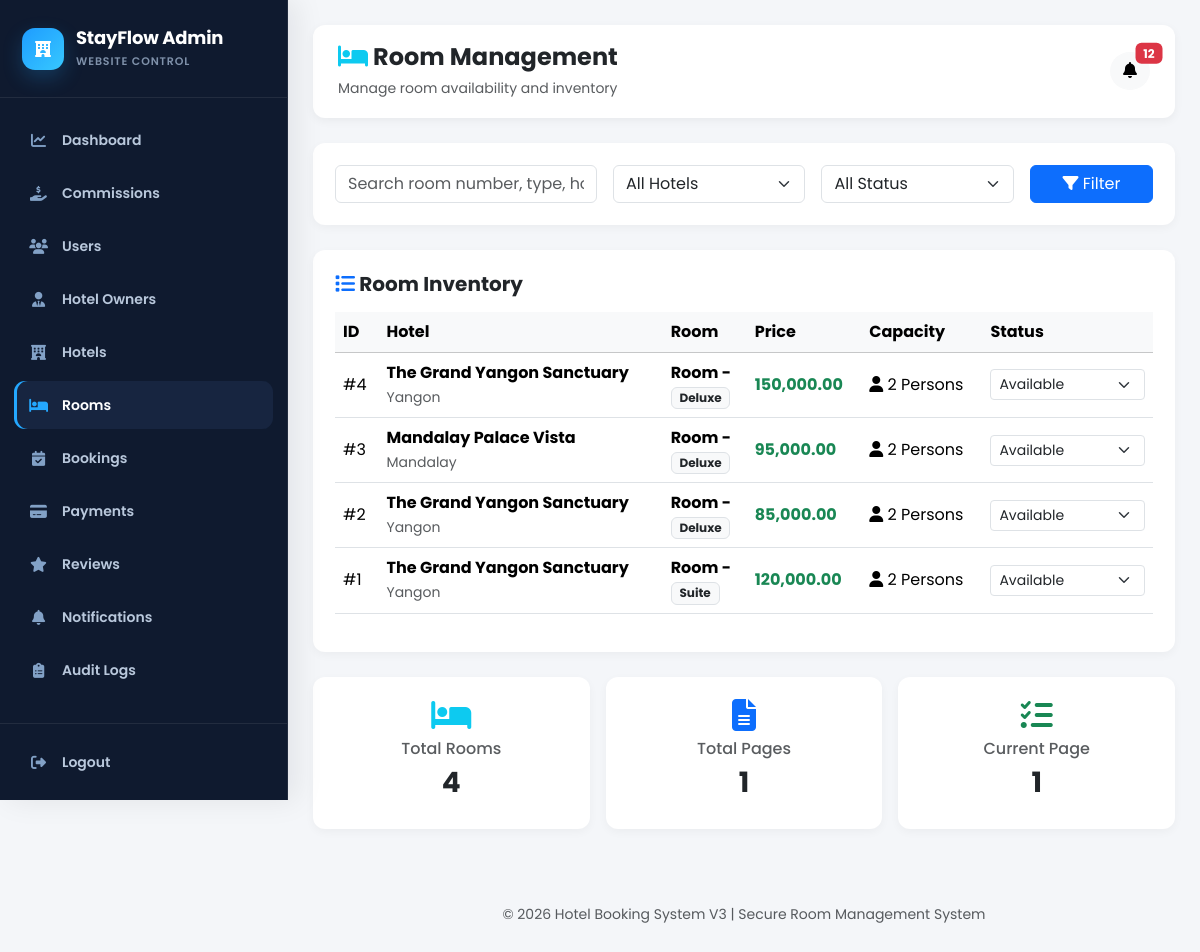
The app's page /admin/rooms.php (signed in), older data.
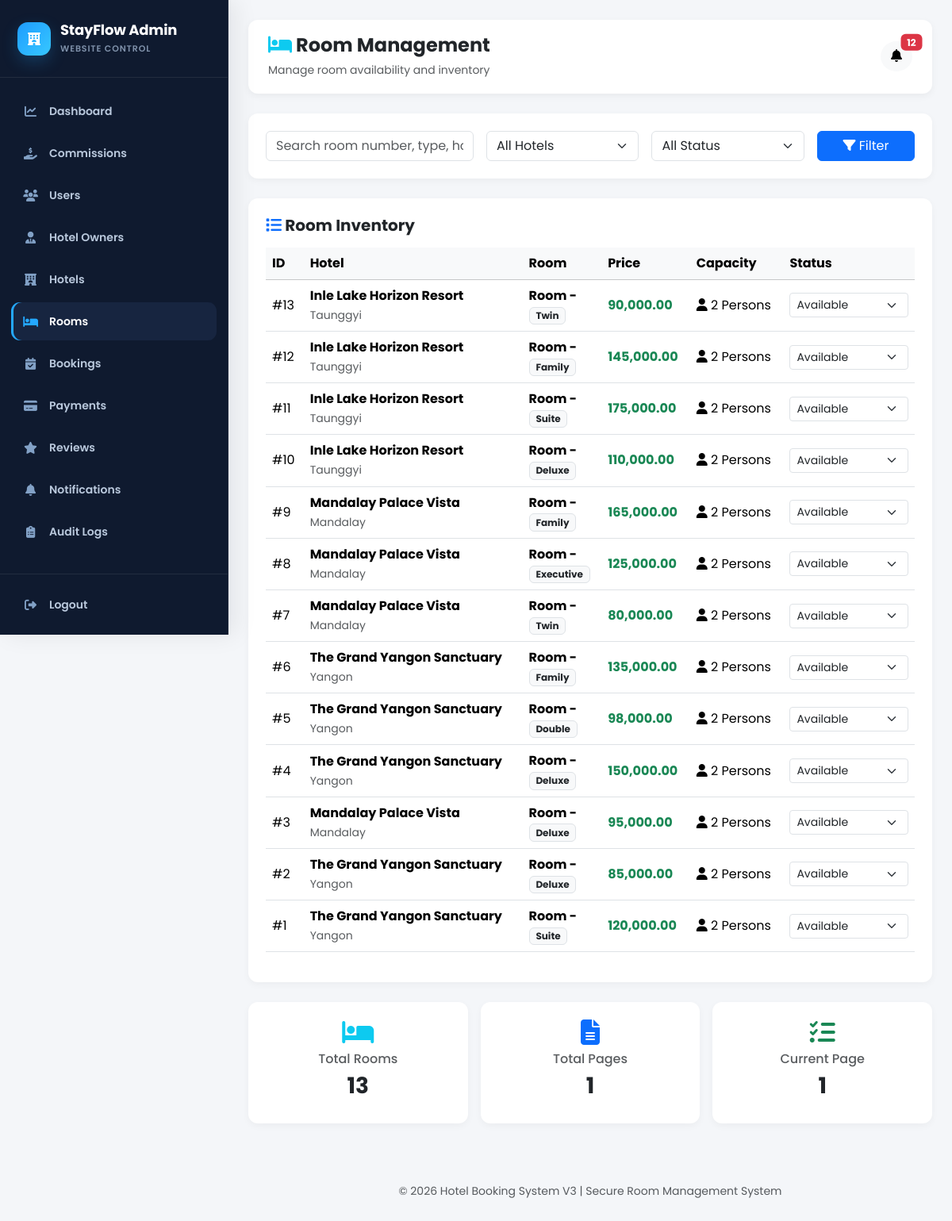
The same page, newer data.
### tables this page shows
CREATE TABLE `rooms` (
  `room_id` int(11) NOT NULL,
  `hotel_id` int(11) NOT NULL,
  `room_name` varchar(150) NOT NULL,
  `room_type` enum('Single','Double','Twin','Triple','Deluxe','Suite','Family','Executive') NOT NULL,
  `room_description` text DEFAULT NULL,
  `bed_type` enum('Single Bed','Double Bed','Queen Bed','King Bed','Twin Bed','Mixed') NOT NULL,
  `room_size` decimal(6,2) DEFAULT NULL,
  `room_size_unit` enum('sqm','sqft') DEFAULT 'sqm',
  `floor_no` int(11) DEFAULT NULL,
  `total_rooms` int(11) NOT NULL DEFAULT 1,
  `max_adults` int(11) NOT NULL DEFAULT 2,
  `max_children` int(11) NOT NULL DEFAULT 0,
  `base_price` decimal(12,2) NOT NULL,
  `extra_bed_price` decimal(12,2) DEFAULT 0.00,
  `breakfast_included` tinyint(1) DEFAULT 0,
  `free_cancellation` tinyint(1) DEFAULT 1,
  `smoking_allowed` tinyint(1) DEFAULT 0,
  `room_status` enum('available','maintenance','inactive') DEFAULT 'available',
  `created_at` timestamp NOT NULL DEFAULT current_timestamp(),
  `updated_at` timestamp NOT NULL DEFAULT current_timestamp() ON UPDATE current_timestamp()
);

CREATE TABLE `hotels` (
  `hotel_id` int(11) NOT NULL,
  `owner_id` int(11) NOT NULL,
  `hotel_name` varchar(150) NOT NULL,
  `description` text DEFAULT NULL,
  `address` text NOT NULL,
  `city` varchar(100) DEFAULT NULL,
  `state` varchar(100) DEFAULT NULL,
  `country` varchar(100) DEFAULT NULL,
  `postal_code` varchar(20) DEFAULT NULL,
  `latitude` decimal(10,8) DEFAULT NULL,
  `longitude` decimal(11,8) DEFAULT NULL,
  `hotel_phone` varchar(30) DEFAULT NULL,
  `hotel_email` varchar(150) DEFAULT NULL,
  `website` varchar(255) DEFAULT NULL,
  `star_rating` decimal(2,1) DEFAULT 0.0,
  `check_in_time` time DEFAULT '14:00:00',
  `check_out_time` time DEFAULT '12:00:00',
  `status` enum('pending','approved','rejected','inactive') DEFAULT 'pending',
  `created_at` timestamp NOT NULL DEFAULT current_timestamp(),
  `updated_at` timestamp NOT NULL DEFAULT current_timestamp() ON UPDATE current_timestamp()
);

### admin/rooms.php (the view, shortened to what the changed rows need)
<?php
require_once '../config/config.php';
$params = [];
$types = "";
$where_sql = "";
$limit = 20;
$page =
intval(
    $_GET['page'] ?? 1
);
$offset =
($page-1)*$limit;
$count_sql = "
SELECT COUNT(*) total
FROM rooms r
LEFT JOIN hotels h
ON r.hotel_id=h.hotel_id
$where_sql
";
$count_stmt =
mysqli_prepare(
    $conn,
    $count_sql
);
mysqli_stmt_execute(
    $count_stmt
);
$count_result =
mysqli_stmt_get_result(
    $count_stmt
);
$total_records =
mysqli_fetch_assoc(
    $count_result
)['total'] ?? 0;
$sql = "
SELECT
r.*,
h.hotel_name,
h.city
FROM rooms r
LEFT JOIN hotels h
ON r.hotel_id=h.hotel_id
$where_sql
ORDER BY r.room_id DESC
LIMIT ? OFFSET ?
";
$stmt =
mysqli_prepare(
    $conn,
    $sql
);
$params[]=$limit;
$params[]=$offset;
$types .= "ii";
mysqli_stmt_bind_param(
    $stmt,
    $types,
    ...$params
);
mysqli_stmt_execute(
    $stmt
);
$rooms_query =
mysqli_stmt_get_result(
    $stmt
);
?>
<!DOCTYPE html>
<html lang="en">
<head>
<link href="https://cdn.jsdelivr.net/npm/bootstrap@5.3.2/dist/css/bootstrap.min.css" rel="stylesheet">
<link href="https://cdnjs.cloudflare.com/ajax/libs/font-awesome/6.5.1/css/all.min.css" rel="stylesheet">
<link rel="stylesheet" href="../assets/css/admin-sidebar.css?v=2">
</head>
<body>
<div class="wrapper">
<?php include __DIR__ . '/../includes/admin_sidebar.php'; ?>
<main class="main-content">
<div class="card-box">
<div class="table-responsive">
<table class="table table-hover align-middle">
<thead class="table-light">
<tr>
<th>ID</th>
<th>Hotel</th>
<th>Room</th>
<th>Price</th>
<th>Capacity</th>
<th>Status</th>
</tr>
</thead>
<tbody>
<?php if($rooms_query && mysqli_num_rows($rooms_query)>0): ?>
<?php while($room=mysqli_fetch_assoc($rooms_query)): ?>
<?php
$price =
$room['base_price']
??
$room['price_per_night']
??
$room['price']
??
0;
$status =
$room['status']
??
'available';
?>
<tr>
<td>
#<?=$room['room_id']?>
</td>
<td>
<strong>
<?=htmlspecialchars($room['hotel_name'] ?? 'Unassigned')?>
</strong>
<br>
<small class="text-muted">
<?=htmlspecialchars($room['city'] ?? '-')?>
</small>
</td>
<td>
<strong>
Room <?=htmlspecialchars($room['room_number'] ?? '-')?>
</strong>
<br>
<span class="badge bg-light text-dark border room-type">
<?=htmlspecialchars($room['room_type'] ?? 'Standard')?>
</span>
</td>
<td>
<span class="text-success fw-bold">
<?=number_format($price,2)?>
</span>
</td>
<td>
<i class="fa-solid fa-user"></i>
<?=
$room['max_occupancy']
??
$room['capacity']
??
2
?>
Persons
</td>
<td>
<form method="POST"
onsubmit="return confirm('Update room status?');">
<select name="status"
class="form-select form-select-sm"
onchange="this.form.submit()">
<option value="available"
<?=$status=="available"?'selected':''?>>
Available
</option>
</select>
</form>
</td>
</tr>
<?php endwhile; ?>
<?php endif; ?>
</tbody>
</table>
</div>
</div>
<div class="row g-3 mb-4">
<div class="col-md-4">
<div class="card-box text-center">
<i class="fa-solid fa-bed fa-2x text-info mb-2"></i>
<h6 class="text-muted">
Total Rooms
</h6>
<h3 class="fw-bold">
<?=number_format($total_records)?>
</h3>
</div>
</div>
</div>
</main>
</div>
</body>
</html>

### includes/admin_sidebar.php (shortened to what the changed rows need)
<?php
$adminCurrentPage = basename($_SERVER['PHP_SELF'] ?? 'dashboard.php');
$adminNavItems = [
    ['file' => 'dashboard.php', 'label' => 'Dashboard', 'icon' => 'fa-chart-line'],
    ['file' => 'manage_commissions.php', 'label' => 'Commissions', 'icon' => 'fa-hand-holding-dollar'],
    ['file' => 'users.php', 'label' => 'Users', 'icon' => 'fa-users'],
    ['file' => 'owners.php', 'label' => 'Hotel Owners', 'icon' => 'fa-user-tie'],
    ['file' => 'hotels.php', 'label' => 'Hotels', 'icon' => 'fa-hotel'],
    ['file' => 'rooms.php', 'label' => 'Rooms', 'icon' => 'fa-bed'],
    ['file' => 'bookings.php', 'label' => 'Bookings', 'icon' => 'fa-calendar-check'],
    ['file' => 'payments.php', 'label' => 'Payments', 'icon' => 'fa-credit-card'],
    ['file' => 'reviews.php', 'label' => 'Reviews', 'icon' => 'fa-star'],
    ['file' => 'notifications.php', 'label' => 'Notifications', 'icon' => 'fa-bell'],
    ['file' => 'audit_logs.php', 'label' => 'Audit Logs', 'icon' => 'fa-clipboard-list'],
];
?>
<aside class="sidebar admin-shared-sidebar" aria-label="Admin navigation">
    <nav class="admin-sidebar-nav">
        <?php foreach ($adminNavItems as $item): ?>
            <?php $isActive = $adminCurrentPage === $item['file']; ?>
            <a class="admin-sidebar-link<?= $isActive ? ' active' : '' ?>" href="<?= htmlspecialchars($item['file']) ?>"<?= $isActive ? ' aria-current="page"' : '' ?>>
                <i class="fa-solid <?= htmlspecialchars($item['icon']) ?>"></i>
                <span><?= htmlspecialchars($item['label']) ?></span>
            </a>
        <?php endforeach; ?>
    </nav>
</aside>

Row changes from the older to the newer data that the page shows:
added rooms: room_id "13", hotel.hotel_name "Inle Lake Horizon Resort", hotel.city "Taunggyi", room_number "-", room_type "Twin", base_price "90,000.00", max_occupancy "2", status "Available"
added rooms: room_id "12", hotel.hotel_name "Inle Lake Horizon Resort", hotel.city "Taunggyi", room_number "-", room_type "Family", base_price "145,000.00", max_occupancy "2", status "Available"
added rooms: room_id "11", hotel.hotel_name "Inle Lake Horizon Resort", hotel.city "Taunggyi", room_number "-", room_type "Suite", base_price "175,000.00", max_occupancy "2", status "Available"
added rooms: room_id "10", hotel.hotel_name "Inle Lake Horizon Resort", hotel.city "Taunggyi", room_number "-", room_type "Deluxe", base_price "110,000.00", max_occupancy "2", status "Available"
added rooms: room_id "9", hotel.hotel_name "Mandalay Palace Vista", hotel.city "Mandalay", room_number "-", room_type "Family", base_price "165,000.00", max_occupancy "2", status "Available"
added rooms: room_id "8", hotel.hotel_name "Mandalay Palace Vista", hotel.city "Mandalay", room_number "-", room_type "Executive", base_price "125,000.00", max_occupancy "2", status "Available"
added rooms: room_id "7", hotel.hotel_name "Mandalay Palace Vista", hotel.city "Mandalay", room_number "-", room_type "Twin", base_price "80,000.00", max_occupancy "2", status "Available"
added rooms: room_id "6", hotel.hotel_name "The Grand Yangon Sanctuary", hotel.city "Yangon", room_number "-", room_type "Family", base_price "135,000.00", max_occupancy "2", status "Available"
added rooms: room_id "5", hotel.hotel_name "The Grand Yangon Sanctuary", hotel.city "Yangon", room_number "-", room_type "Double", base_price "98,000.00", max_occupancy "2", status "Available"
Text that changed along with them:
$total_records: "4" → "13"
